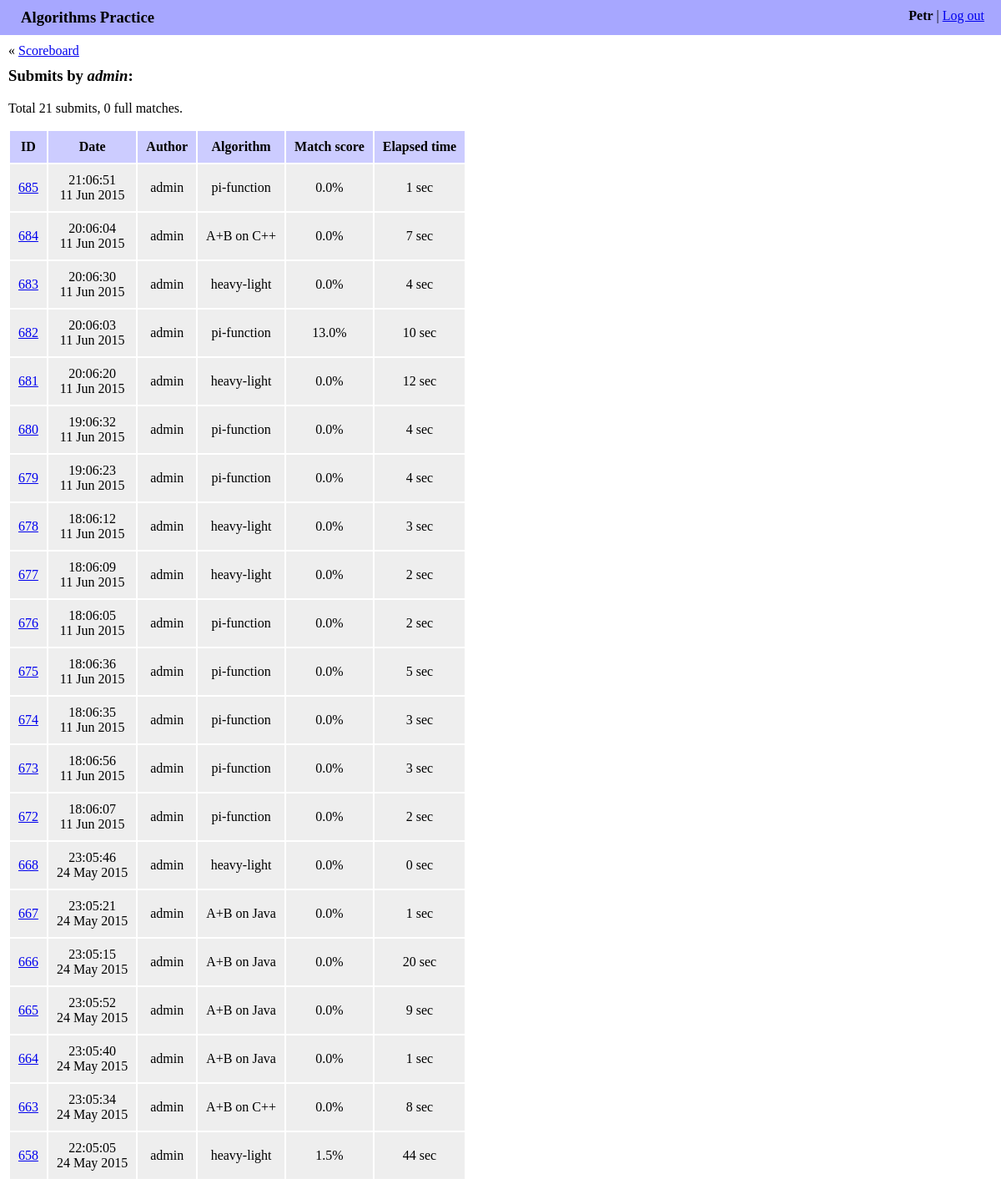
Screenshot of /history/admin/ (signed in) with the database file from the repository.
### algo/models.py (models this page shows, shortened)
class Submit(models.Model):
    algorithm = models.ForeignKey(Algorithm)
    author = models.ForeignKey(User)
    date = models.DateTimeField(auto_now_add=True)
    elapsed_seconds = models.IntegerField()
    source_code = models.TextField()
    score = models.FloatField()

class Algorithm(models.Model):
    name = models.CharField(max_length=255)
    slug = models.SlugField(max_length=60)
    language = models.ForeignKey(Language)
    source_code = models.TextField()
    def __str__(self):
        return self.name

### algo/views.py (the view)
# urls.py: url(r'^history/(?P<author_username>[\w-]+)/$',
@login_required
def history(request, author_username, algorithm_slug=None):
    author = get_object_or_404(User, username=author_username)
    if algorithm_slug is not None:
        algorithm = get_object_or_404(Algorithm, slug=algorithm_slug)
        submits = Submit.objects.filter(author=author, algorithm=algorithm)
    else:
        algorithm = None
        submits = Submit.objects.filter(author=author)
    submits = submits.order_by('-pk')
    full_matches_count = sum(1 for item in submits
                             if abs(item.score - 100) < EPS)
    return render(request, 'algo/history.html', {
        'algorithm': algorithm,
        'author': author,
        'full_matches_count': full_matches_count,
        'submits': submits,
    })

### algo/templates/algo/history.html (shortened to what this page needs)
{% extends "algo/base.html" %}
{% load staticfiles %}
{% block content %}
<div class="navigation_box">
    &laquo; <a href="{% url 'algo:index' %}">Scoreboard</a>
</div>
<h3>
    Submits
    by <i>{{ author.username }}</i>:
</h3>
<p>
    Total {{ submits|length }} submit{{ submits|length|pluralize }},
    {{ full_matches_count }} full match{{ full_matches_count|pluralize:"es" }}.
</p>
{% if submits %}
<table class="history_table">
    <thead>
        <th>ID</th>
        <th>Date</th>
        <th>Author</th>
        <th>Algorithm</th>
        <th>Match score</th>
        <th>Elapsed time</th>
    </thead>
    <tbody>
        {% for submit in submits %}
        <tr>
            <td>
                <a href="{% url 'algo:show_submit' submit.author.username submit.algorithm.slug submit.id %}">
                    {{ submit.id }}
                </a>
            </td>
            <td>
                {{ submit.date|date:"H:m:s" }}<br />
                {{ submit.date|date:"d M Y" }}
            </td>
            <td>{{ submit.author }}</td>
            <td>{{ submit.algorithm }}</td>
            <td>{{ submit.score|floatformat:1 }}%</td>
            <td>{{ submit.elapsed_seconds }} sec</td>
        </tr>
        {% endfor %}
    </tbody>
</table>
{% endif %}
{% endblock %}

### algo/templates/algo/base.html (shortened to what this page needs)
<!DOCTYPE html>
<html>
    <head>
        {% load staticfiles %}
        <link rel="stylesheet" href="{% static 'algo/style.css' %}">
    </head>
    <body>
        <div class="account_bar">
            <div class="account_info">
                <b>{{ request.user.username }}</b> | <a href="{% url 'logout' %}">Log out</a>
            </div>
            <div class="site_title">Algorithms Practice</div>
        </div>
        <div class="content">
        {% block content %}{% endblock %}
        </div>
    </body>
</html>

### algo/static/algo/style.css (style rules this page uses)
body { margin: 0; }
.account_bar { background-color: #a7a7ff; padding: 10px 20px 10px 25px; }
.account_info { float: right; }
.site_title { font-size: 14pt; font-weight: bold; }
.content { margin: 10px; }
h3 { margin-top: 10px; }
.history_table { text-align: center; }
.history_table th { background-color: #ccf; padding: 10px; }
.history_table td { background-color: #eee; padding: 10px; }

### rows the page displays
Submit: id "685", date "21:06:51", date "11 Jun 2015", author "admin", algorithm "pi-function", score "0.0", elapsed_seconds "1"
Submit: id "684", date "20:06:04", date "11 Jun 2015", author "admin", algorithm "A+B on C++", score "0.0", elapsed_seconds "7"
Submit: id "683", date "20:06:30", date "11 Jun 2015", author "admin", algorithm "heavy-light", score "0.0", elapsed_seconds "4"
Submit: id "682", date "20:06:03", date "11 Jun 2015", author "admin", algorithm "pi-function", score "13.0", elapsed_seconds "10"
Submit: id "681", date "20:06:20", date "11 Jun 2015", author "admin", algorithm "heavy-light", score "0.0", elapsed_seconds "12"
Submit: id "680", date "19:06:32", date "11 Jun 2015", author "admin", algorithm "pi-function", score "0.0", elapsed_seconds "4"
Submit: id "679", date "19:06:23", date "11 Jun 2015", author "admin", algorithm "pi-function", score "0.0", elapsed_seconds "4"
Submit: id "678", date "18:06:12", date "11 Jun 2015", author "admin", algorithm "heavy-light", score "0.0", elapsed_seconds "3"
Submit: id "677", date "18:06:09", date "11 Jun 2015", author "admin", algorithm "heavy-light", score "0.0", elapsed_seconds "2"
Submit: id "676", date "18:06:05", date "11 Jun 2015", author "admin", algorithm "pi-function", score "0.0", elapsed_seconds "2"
Submit: id "675", date "18:06:36", date "11 Jun 2015", author "admin", algorithm "pi-function", score "0.0", elapsed_seconds "5"
Submit: id "674", date "18:06:35", date "11 Jun 2015", author "admin", algorithm "pi-function", score "0.0", elapsed_seconds "3"
Submit: id "673", date "18:06:56", date "11 Jun 2015", author "admin", algorithm "pi-function", score "0.0", elapsed_seconds "3"
Submit: id "672", date "18:06:07", date "11 Jun 2015", author "admin", algorithm "pi-function", score "0.0", elapsed_seconds "2"
Submit: id "668", date "23:05:46", date "24 May 2015", author "admin", algorithm "heavy-light", score "0.0", elapsed_seconds "0"
Submit: id "667", date "23:05:21", date "24 May 2015", author "admin", algorithm "A+B on Java", score "0.0", elapsed_seconds "1"
Submit: id "666", date "23:05:15", date "24 May 2015", author "admin", algorithm "A+B on Java", score "0.0", elapsed_seconds "20"
Submit: id "665", date "23:05:52", date "24 May 2015", author "admin", algorithm "A+B on Java", score "0.0", elapsed_seconds "9"
Submit: id "664", date "23:05:40", date "24 May 2015", author "admin", algorithm "A+B on Java", score "0.0", elapsed_seconds "1"
Submit: id "663", date "23:05:34", date "24 May 2015", author "admin", algorithm "A+B on C++", score "0.0", elapsed_seconds "8"
Submit: id "658", date "22:05:05", date "24 May 2015", author "admin", algorithm "heavy-light", score "1.5", elapsed_seconds "44"

### other values shown
{{ request.user.username }} "Petr"
{{ author.username }} "admin"
{{ submits|length }} "21"
{{ full_matches_count }} "0"
